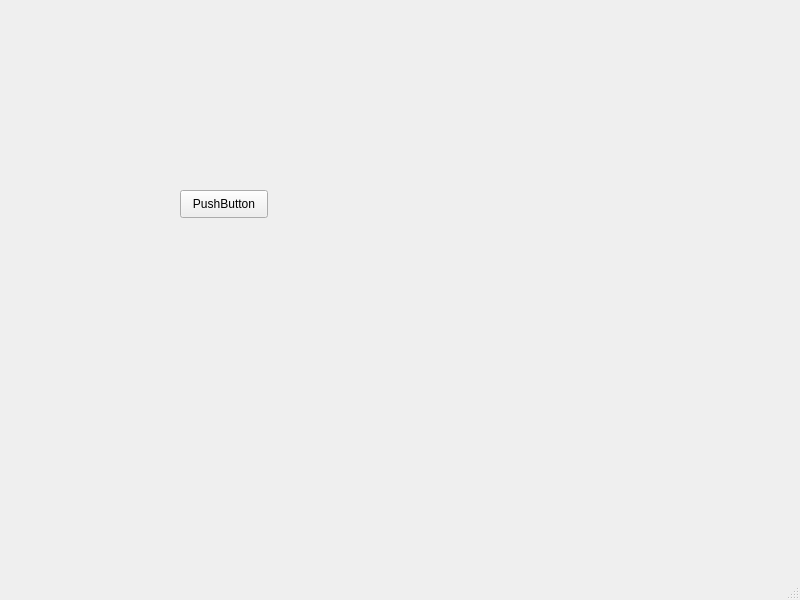
<?xml version="1.0" encoding="UTF-8"?>
<ui version="4.0">
 <class>MainWindow</class>
 <widget class="QMainWindow" name="MainWindow">
  <property name="geometry">
   <rect>
    <x>0</x>
    <y>0</y>
    <width>800</width>
    <height>600</height>
   </rect>
  </property>
  <property name="windowTitle">
   <string>MainWindow</string>
  </property>
  <widget class="QWidget" name="centralwidget">
   <widget class="QPushButton" name="pushButton">
    <property name="geometry">
     <rect>
      <x>180</x>
      <y>190</y>
      <width>88</width>
      <height>28</height>
     </rect>
    </property>
    <property name="text">
     <string>PushButton</string>
    </property>
   </widget>
  </widget>
  <widget class="QMenuBar" name="menubar">
   <property name="geometry">
    <rect>
     <x>0</x>
     <y>0</y>
     <width>800</width>
     <height>24</height>
    </rect>
   </property>
  </widget>
  <widget class="QStatusBar" name="statusbar"/>
 </widget>
 <resources/>
 <connections/>
</ui>
